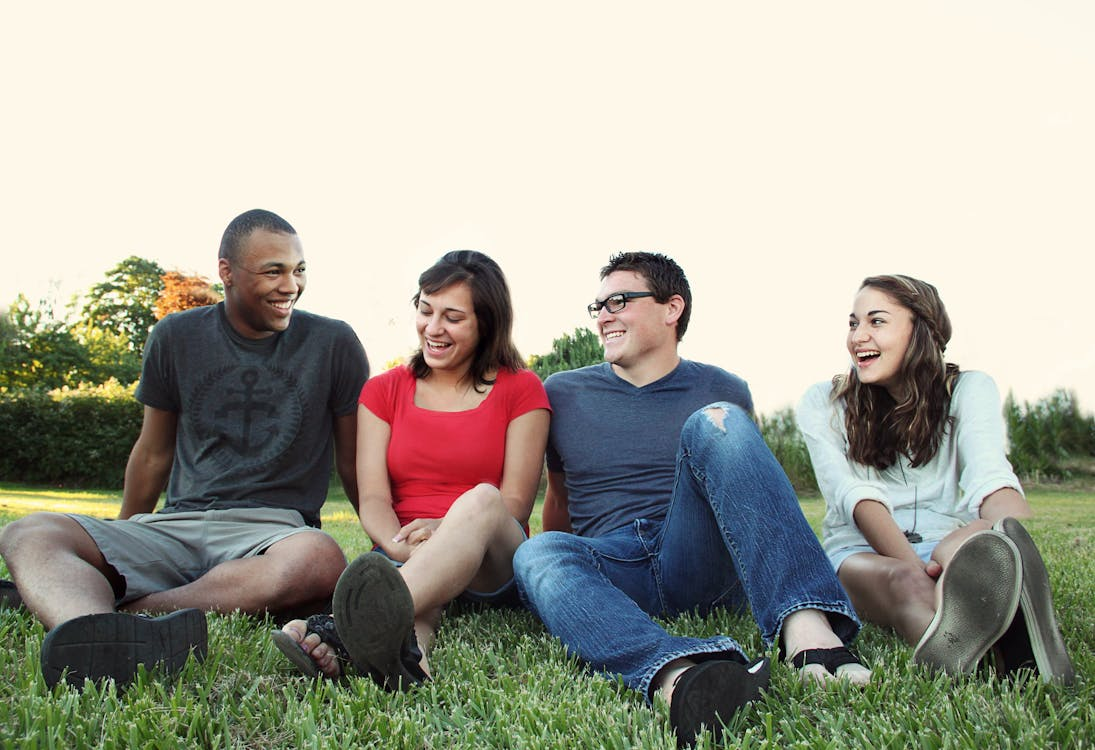
#> input picture OpevCV imagetranstechnique+facedetection/facedetect/groupphoto.jpeg, 1095 x 750 px, found by its file name
$ python face_detect.py
#> lines starting #> are read from the running program, lines starting #| are printed output that depends on the picture; after the words box and inside, x2 and y2 are one past the last pixel; in counts of white or black regions, pixels touching at a corner belong together

import numpy as np
import cv2 as cv
import matplotlib.pyplot as plt


#load the image to be analyzed
img = cv.imread('C:/Users/Dell/Desktop/Mlda/CV projects/Pureopencv/imagetranstechnique+facedetection/facedetect/groupphoto.jpeg')
#> img is the input picture: shape (750, 1095, 3); mean B, G, R 150.1, 162.2, 163.6
cv.imshow('original image', img)


# Blurring examples
# Averaging
average = cv.blur(img, (3,3))
cv.imshow('Average Blur', average)
cv.imwrite('avgblur.jpg', average)


# Gaussian Blur
gauss = cv.GaussianBlur(img, (3,3), 0)
cv.imshow('Gaussian Blur', gauss)
cv.imwrite('gaussblur.jpg', gauss)

# Median Blur
median = cv.medianBlur(img, 3)
cv.imshow('Median Blur', median)
cv.imwrite('medblur.jpg', median)


# Bilateral
bilateral = cv.bilateralFilter(img, 10, 35, 25)
cv.imshow('Bilateral', bilateral)
cv.imwrite('bilblur.jpg', bilateral)


# Color spaces
gray = cv.cvtColor(img, cv.COLOR_BGR2GRAY)
cv.imwrite('gray.jpg', gray)

# BGR to HSV
hsv = cv.cvtColor(img, cv.COLOR_BGR2HSV)
#> hsv: shape (750, 1095, 3); mean H, S, V 46.6, 57.6, 173.8
cv.imshow('HSV', hsv)
cv.imwrite('hsv.jpg', hsv)

# BGR to L*a*b
lab = cv.cvtColor(img, cv.COLOR_BGR2LAB)
#> lab: shape (750, 1095, 3); mean of channels 0, 1, 2 166.1, 126.9, 134.6
cv.imshow('LAB', lab)
cv.imwrite('lab.jpg', lab)

# BGR to RGB
rgb = cv.cvtColor(img, cv.COLOR_BGR2RGB)
cv.imshow('RGB', rgb)
cv.imwrite('rgb.jpg', rgb)

# HSV to BGR
lab_bgr = cv.cvtColor(lab, cv.COLOR_LAB2BGR)
cv.imshow('LAB --> BGR', lab_bgr)


# Edge detection techniques
# Laplacian
lap = cv.Laplacian(gray, cv.CV_64F)
lap = np.uint8(np.absolute(lap))
cv.imshow('Laplacian', lap)
cv.imwrite('edge_lap.jpg', lap)

# Sobel
sobelx = cv.Sobel(gray, cv.CV_64F, 1, 0)
sobely = cv.Sobel(gray, cv.CV_64F, 0, 1)
combined_sobel = cv.bitwise_or(sobelx, sobely)
cv.imwrite('sobelx.jpg', sobelx)
cv.imwrite('sobely.jpg', sobely)
cv.imwrite('combined_sobel.jpg', combined_sobel)

cv.imshow('Sobel X', sobelx)
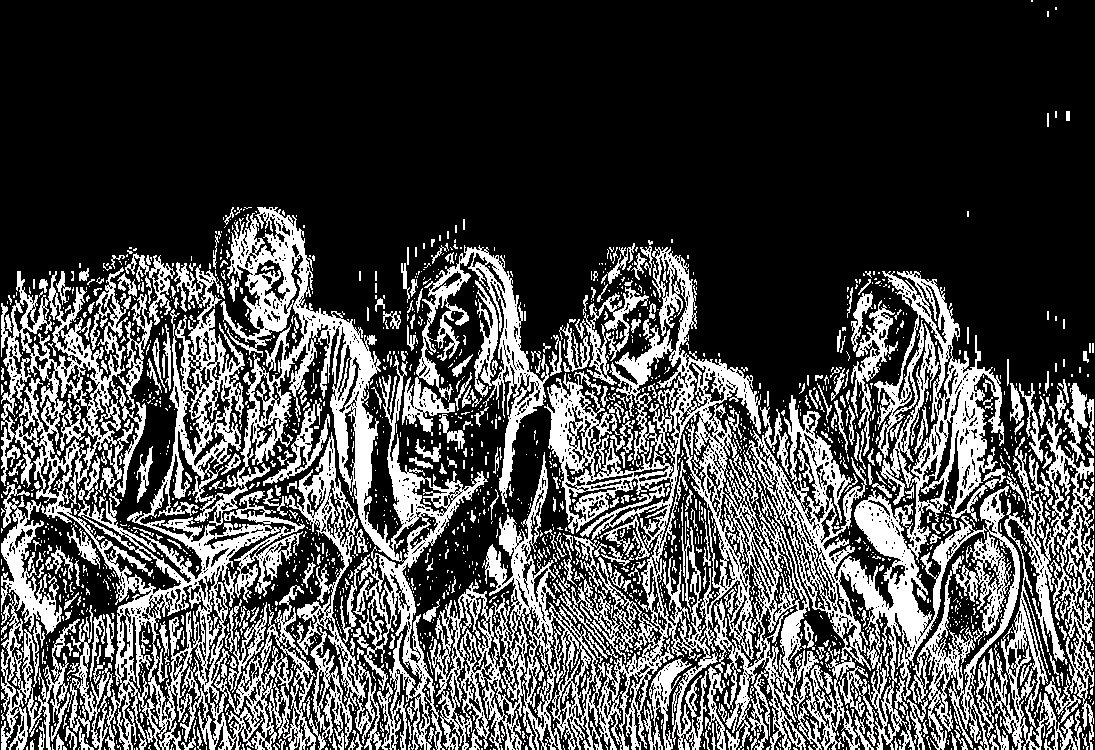
#> window 'Sobel X': shape (750, 1095); 28.8% white; 2091 white regions (1701 under 20 px), largest, box (x1, y1, x2, y2) and area: (430, 247, 1006, 750) 81479, (1, 207, 488, 750) 72603, (979, 406, 1094, 750) 11689
cv.imshow('Sobel Y', sobely)
cv.imshow('Combined Sobel', combined_sobel)

canny = cv.Canny(gray, 150, 175)
#> canny: shape (750, 1095); 7.5% white in thin lines or dots, all inside (x1, y1, x2, y2) = (0, 209, 1095, 750)
cv.imshow('Canny', canny)
cv.imwrite('canny.jpg', canny)


# histogram of RGB in the image
plt.figure()
plt.title('Colour Histogram')
plt.xlabel('Bins')
plt.ylabel('# of pixels')
colors = ('b', 'g', 'r')
for i,col in enumerate(colors):
    hist = cv.calcHist([img], [i], None, [256], [0,256])
    plt.plot(hist, color=col)
    plt.xlim([0,256])

# Save the plot
plt.savefig('rgbhist.png', dpi=300)  # Save as high-res image
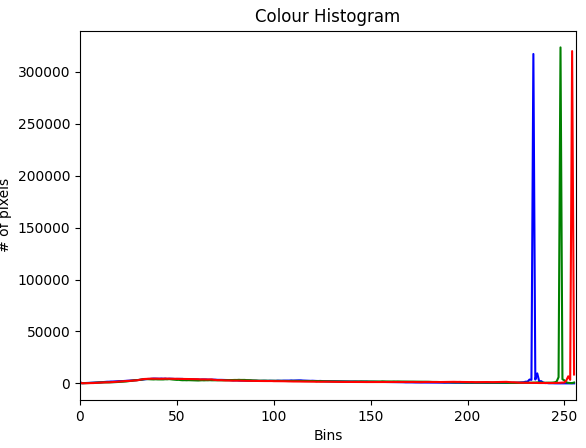
#> figure drawn by matplotlib, 1 panel; curve peaks at x = 234, y = 317231; curve peaks at x = 248, y = 323579; curve peaks at x = 254, y = 320017
plt.show()


# rescale and resize image
def rescaleFrame(frame, scale=0.75):
    # Images, Videos and Live Video
#> called with scale = 0.75
    width = int(frame.shape[1] * scale)
#> width = 821
    height = int(frame.shape[0] * scale)
#> height = 562

    dimensions = (width,height)
#> dimensions = (821, 562)

    return cv.resize(frame, dimensions, interpolation=cv.INTER_AREA)

resized = rescaleFrame(img, scale=0.75)
cv.imshow('resized', resized)
cv.imwrite('resized.jpg', resized)


def changeRes(width,height):
    # Live video
    capture.set(3,width)
    capture.set(4,height)

# [16 lines of commented-out code are left out]


### splitting and merging color channels
blank = np.zeros(img.shape[:2], dtype='uint8')

b,g,r = cv.split(img)

blue = cv.merge([b,blank,blank])
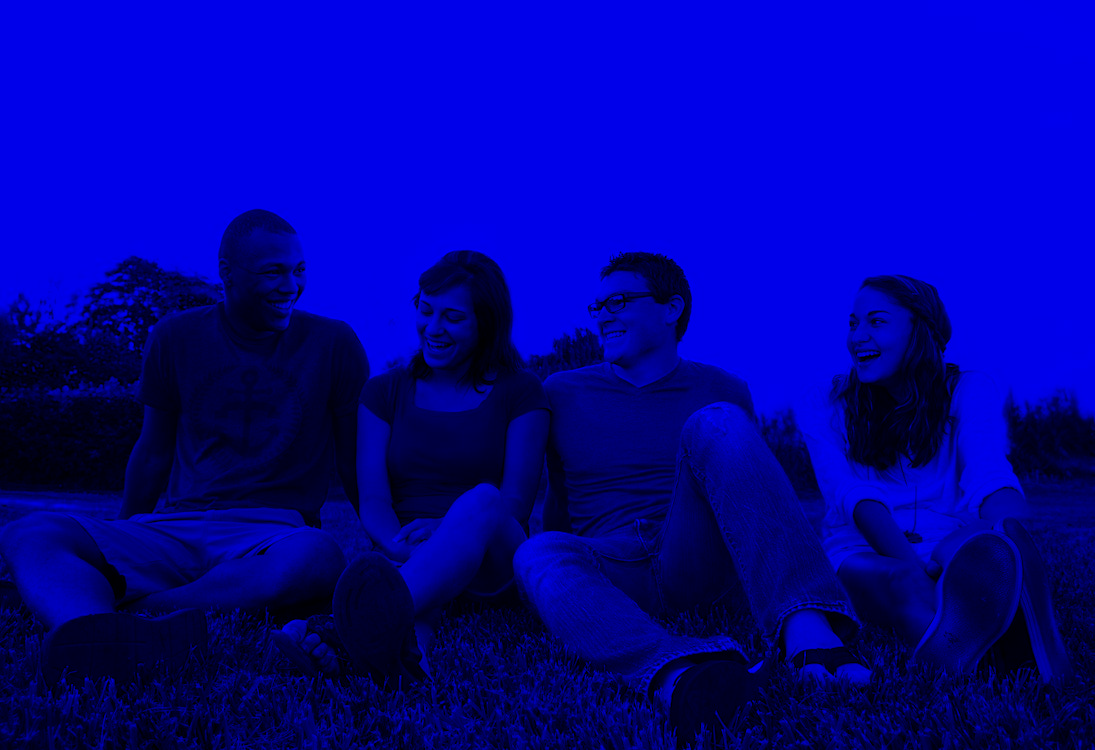
#> blue: shape (750, 1095, 3); mean of channels 0, 1, 2 150.1, 0, 0; drawn as B, G, R
green = cv.merge([blank,g,blank])
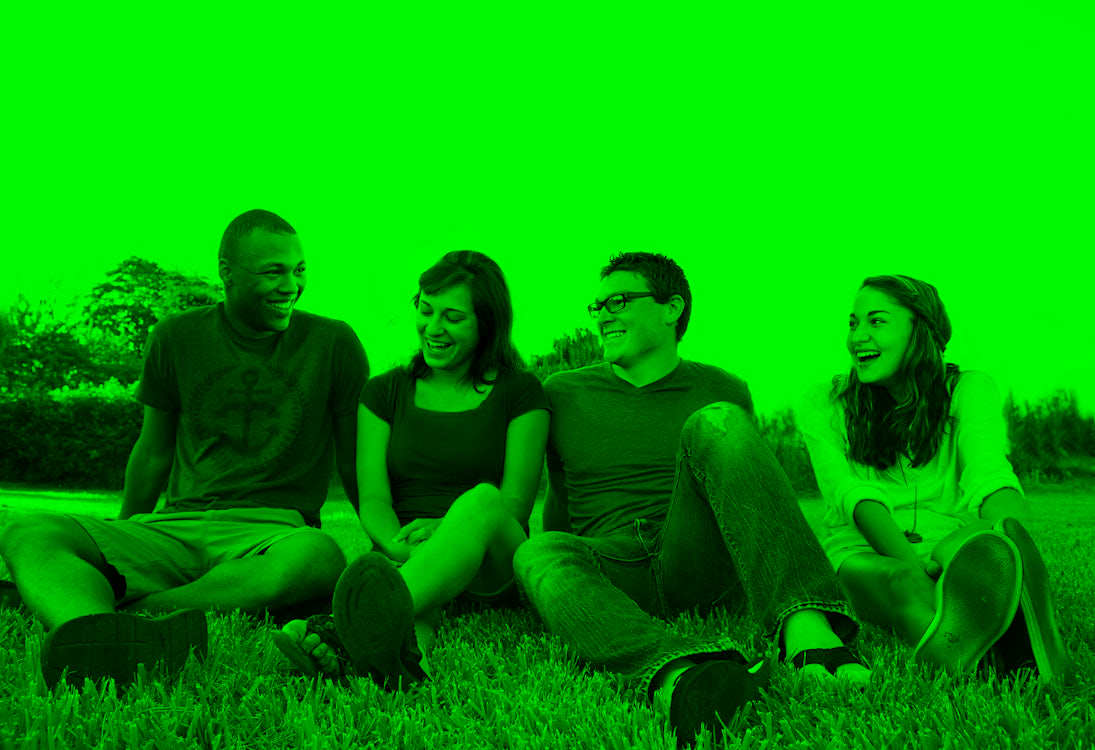
#> green: shape (750, 1095, 3); mean of channels 0, 1, 2 0, 162.2, 0; drawn as B, G, R
red = cv.merge([blank,blank,r])
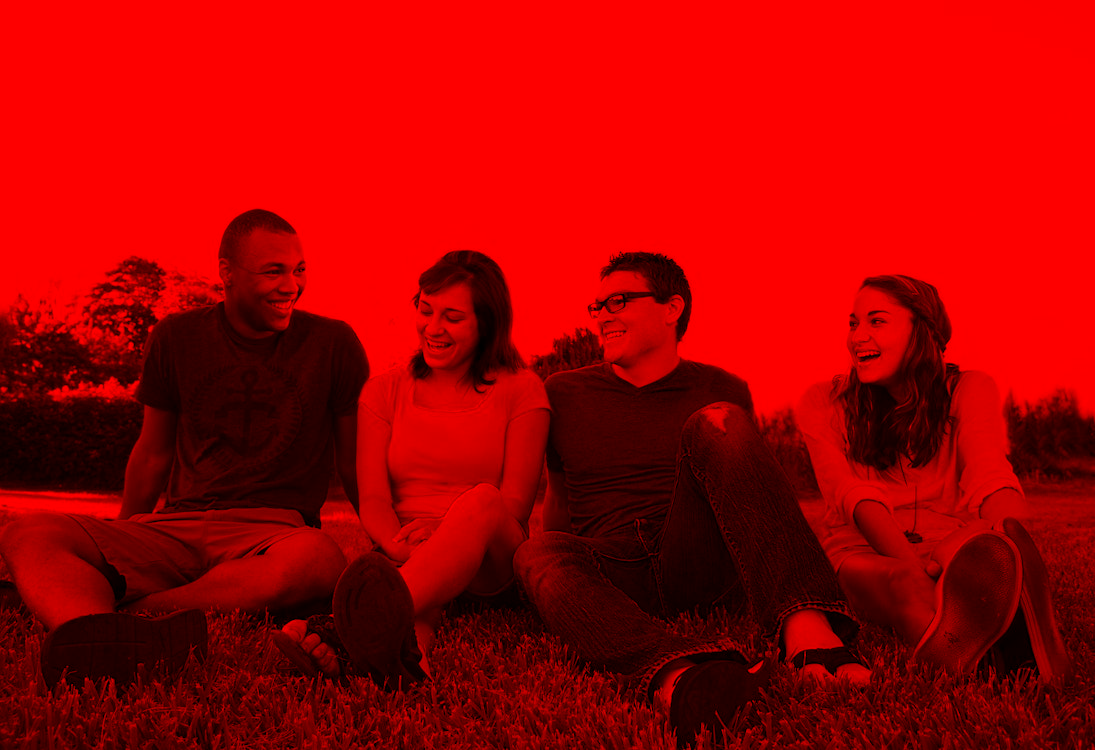
#> red: shape (750, 1095, 3); mean of channels 0, 1, 2 0, 0, 163.6; drawn as B, G, R
cv.imwrite('blue.jpg', blue)
cv.imwrite('green.jpg', green)
cv.imwrite('red.jpg', red)


cv.imshow('Blue', blue)
cv.imshow('Green', green)
cv.imshow('Red', red)

print(img.shape)
#| (750, 1095, 3)
print(b.shape)
#| (750, 1095)
print(g.shape)
#| (750, 1095)
print(r.shape)
#| (750, 1095)

merged = cv.merge([b,g,r])
cv.imshow('Merged Image', merged)


#Face detection with built in modules in opencv
haar_cascade = cv.CascadeClassifier('haar_face.xml')

print(haar_cascade)

faces_rect = haar_cascade.detectMultiScale(gray, scaleFactor=1.5, minNeighbors=1)
#> faces_rect = [[262, 250, 54, 54], [578, 272, 81, 81], [402, 283, 81, 81], [828, 292, 81, 81]]

print(faces_rect)
#| [[262 250  54  54]
#|  [578 272  81  81]
#|  [402 283  81  81]
#|  [828 292  81  81]]

print(f'Number of faces found = {len(faces_rect)}')
#| Number of faces found = 4

for (x,y,w,h) in faces_rect:
    cv.rectangle(img, (x,y), (x+w,y+h), (0,255,0), thickness=2)
#> this loop made 4 passes
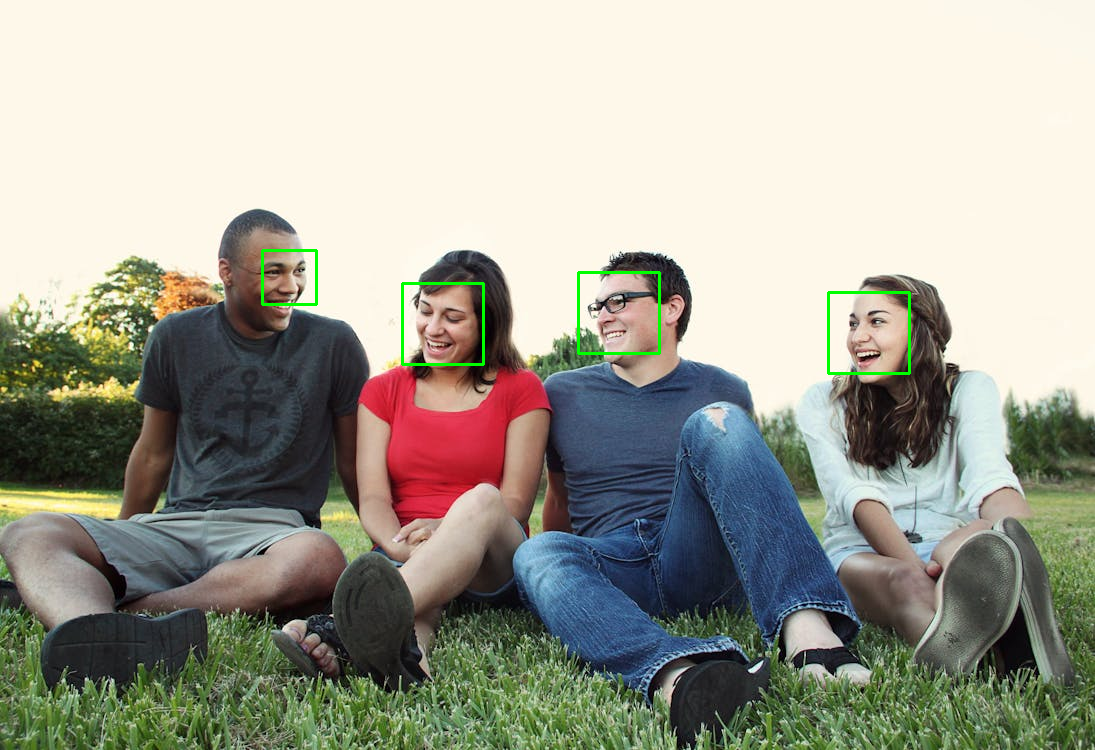
#> img: shape (750, 1095, 3); 0.43% of pixels changed, all inside (x1, y1, x2, y2) = (261, 249, 911, 375)

cv.imshow('Detected Faces', img)
cv.imwrite('detected_faces.jpg', img)


cv.waitKey(0)
